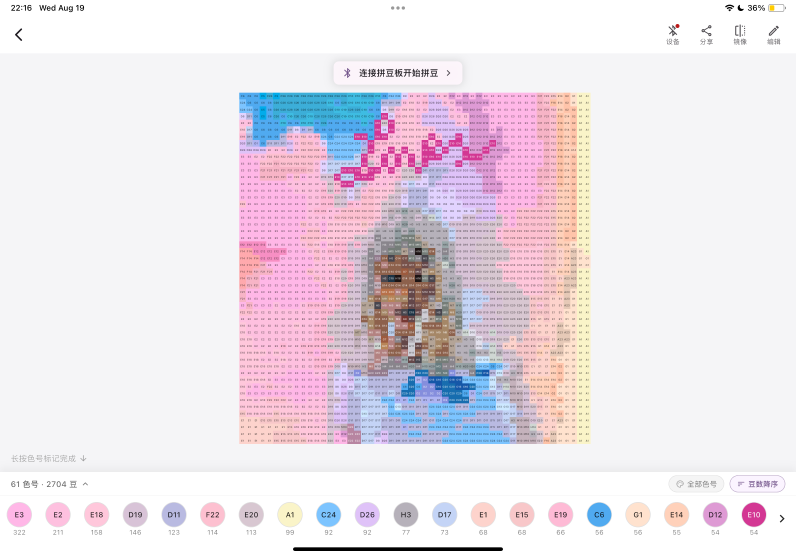
#> input picture .codex/tmp/img/IMG_0116.PNG, 2388 x 1668 px (shown at 1/3 size)
$ python -i run_preview_legend_ocr.py   (imports and definitions only)
#> lines starting #> are read from the running program, lines starting #| are printed output that depends on the picture
#> further down, picture is the input picture: shape (1668, 2388, 3); mean B, G, R 233.7, 226, 234.5
import csv
import argparse
import importlib.util
import json
import pathlib
import re
import sys
from collections import defaultdict
from typing import Any

import cv2
import numpy as np
from PIL import Image


ROOT = pathlib.Path(__file__).resolve().parents[2]
SCRIPT = ROOT / "scripts" / "analyze_color_legend.py"
PREVIEW_DIR = ROOT / "test_scr" / "output" / "ocr_crop_preview"
IMAGE_INFO = ROOT / "test_scr" / "output" / "image_info.json"
OUT_JSON = PREVIEW_DIR / "opencv_preview_legend_ocr.json"
OUT_CSV = PREVIEW_DIR / "opencv_preview_legend_ocr_items.csv"
OUT_COMPARE = PREVIEW_DIR / "opencv_preview_legend_ocr_compare_to_image_info.json"

spec = importlib.util.spec_from_file_location("acl", SCRIPT)
acl = importlib.util.module_from_spec(spec)
sys.modules["acl"] = acl
# [2 lines not run here, left out]


def image_id_from_crop(path: pathlib.Path) -> str:
    match = re.match(r"(Image\d+)_crop\d+\.png$", path.name, re.IGNORECASE)
    return match.group(1) if match else path.stem


# [5 lines left out: function read_image, not called in this run]


def merge_circles(circles: list[tuple[int, int, int]]) -> list[tuple[int, int, int]]:
    return acl.merge_duplicate_circles(circles)


def detect_preview_circles(image: np.ndarray) -> list[tuple[int, int, int]]:
    height, width = image.shape[:2]
#> height = 1668; width = 2388
    gray = cv2.cvtColor(image, cv2.COLOR_BGR2GRAY)
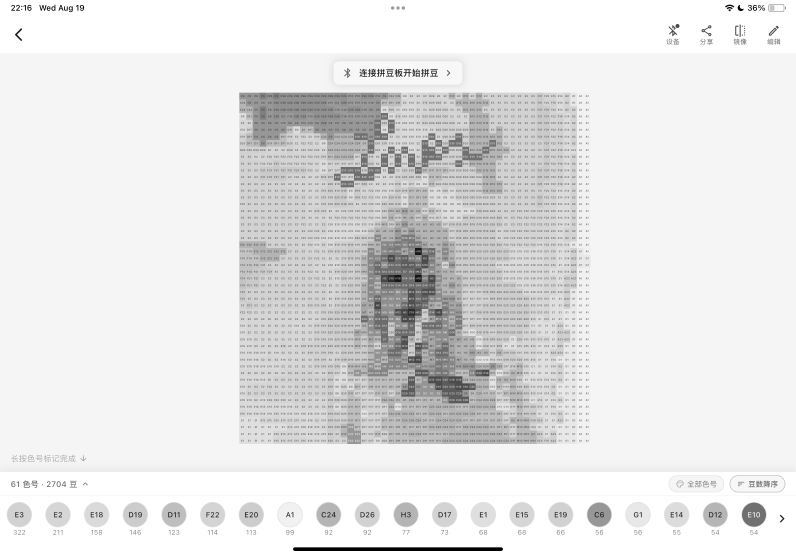
#> gray: shape (1668, 2388) (shown at 1/3 size); min 0, max 255, mean 229.3
    gray = cv2.medianBlur(gray, 5)
    detected: list[tuple[int, int, int]] = []

    if height <= 360:
        min_radius = max(16, int(round(height * 0.085)))
        max_radius = max(min_radius + 8, int(round(height * 0.18)))
        min_dist = max(48, int(round(width * 0.032)))
        search_regions = [(0, image)]
    else:
        min_radius = max(20, int(round(min(width, height) * 0.018)))
#> min_radius = 30
        max_radius = max(min_radius + 10, int(round(min(width, height) * 0.045)))
#> max_radius = 75
        min_dist = max(70, int(round(width * 0.09)))
#> min_dist = 215
        top = int(round(height * 0.10))
#> top = 167
        bottom = int(round(height * 0.78))
#> bottom = 1301
        search_regions = [(top, image[top:bottom, :])]

    for y_offset, crop in search_regions:
        crop_gray = cv2.cvtColor(crop, cv2.COLOR_BGR2GRAY)
        crop_gray = cv2.medianBlur(crop_gray, 5)
        for param2 in (18, 22, 26, 30, 34):
            circles = cv2.HoughCircles(
                crop_gray,
                cv2.HOUGH_GRADIENT,
                dp=1.2,
                minDist=min_dist,
                param1=85,
                param2=param2,
                minRadius=min_radius,
                maxRadius=max_radius,
            )
            if circles is None:
                continue
            for cx, cy, radius in np.round(circles[0]).astype(int):
                x = int(cx)
                y = int(cy + y_offset)
                if x < radius or x > width - radius:
                    continue
                if y < radius or y > height - radius:
                    continue
                detected.append((x, y, int(radius)))
#> this loop made 1 pass
#> y_offset on pass 1: 167
#> pass 1, in detect_preview_circles, `crop_gray = cv2.cvtColor(crop, cv2.COLOR_BGR2GRAY)`:
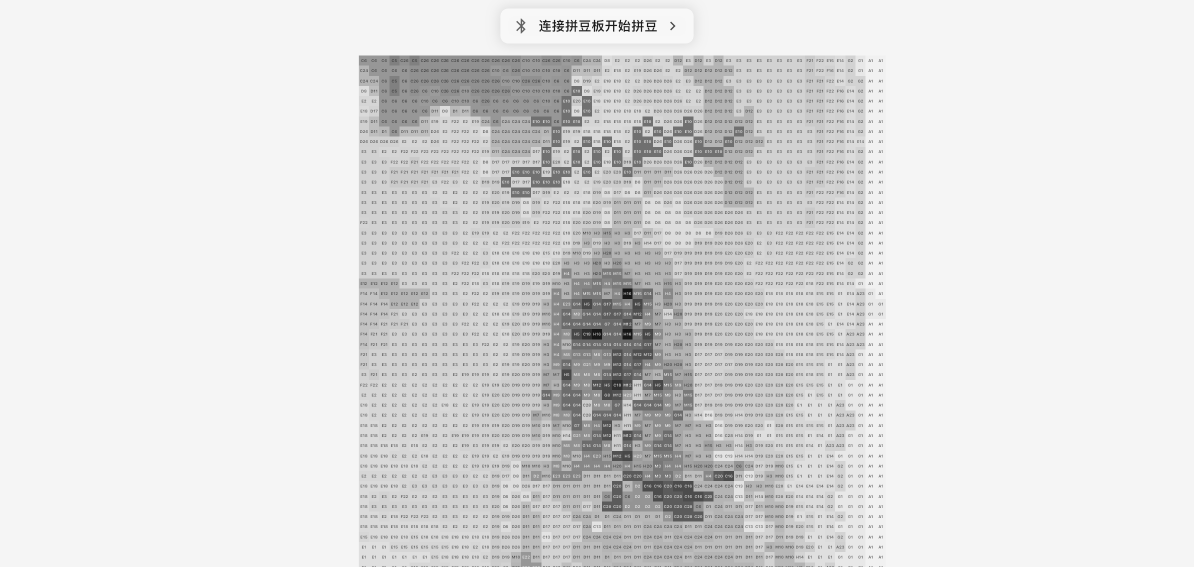
#> crop_gray: shape (1134, 2388) (shown at 1/2 size); min 23, max 249, mean 222.4
#> after the loop, detected = 68 items, first 6: (1209, 906, 73), (1348, 1108, 73), (1046, 465, 66), (1179, 682, 73), (1550, 1191, 72), (1075, 1171, 74)

    return sort_circles(merge_circles(detected))


# [165 lines left out: functions sort_circles, clamp_box, circle_union_box, read_number_tokens, read_key_tokens, digit_components and 2 more, not called in this run]


def normalize_component(comp: dict[str, Any]) -> np.ndarray:
    return cv2.resize(comp["img"], (24, 32), interpolation=cv2.INTER_NEAREST)


# [48 lines left out: functions classify_component, components_below_circle, opencv_count_for_circle, not called in this run]


def tesseract_count_for_circle(image: np.ndarray, circle: tuple[int, int, int], tokens: list[Any]) -> str:
    token = acl.find_count_below_circle(tokens, circle)
    return token.text if token else ""


# [224 lines left out: functions read_color_key_from_tokens, analyze_crop, merge_group, compare_to_image_info, main, not called in this run]


# [2 lines not run here, left out]

>>> import cv2
>>> picture = cv2.imread('../../.codex/tmp/img/IMG_0116.PNG')
#> (the run stopped early here; a loop or call above may not have finished)
